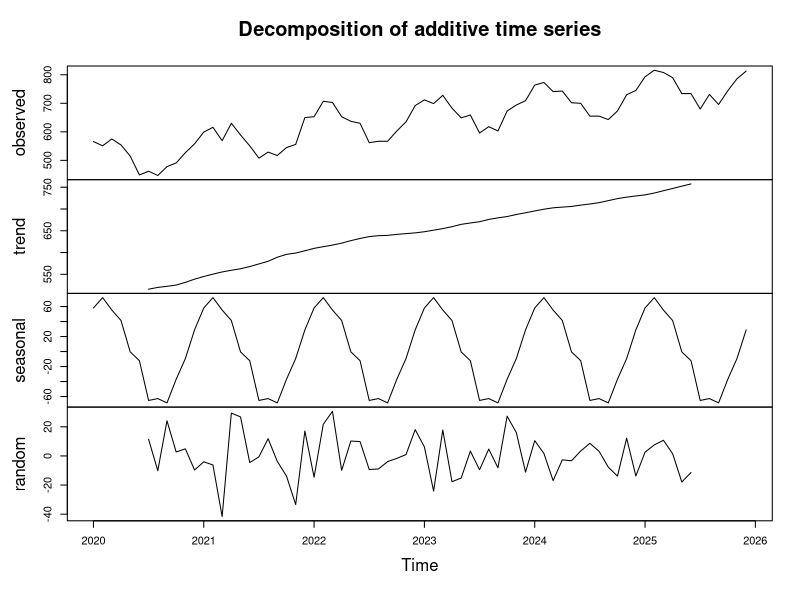
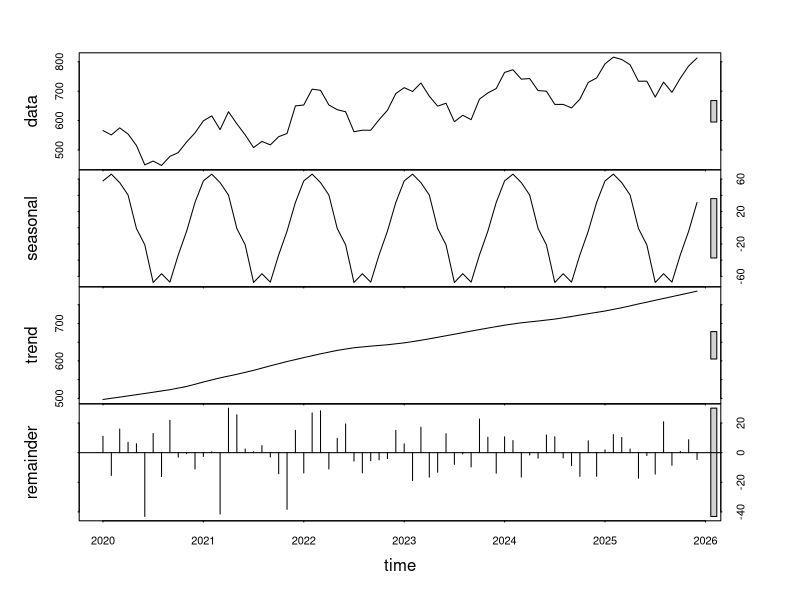

Reproduce these figures in R, in order.
## ---- chunk 1
#| label: setup-r
#| include: false
set.seed(2026)

# Monatliche Absatzzahlen: Trend, Jahressaison, Rest
monate <- 72
t <- 1:monate
trend <- 500 + 4 * t
saison <- 60 * sin(2 * pi * t / 12) + 25 * cos(2 * pi * t / 12)
rest <- rnorm(monate, 0, 20)

absatz <- ts(round(trend + saison + rest), start = c(2020, 1), frequency = 12)
## ---- chunk 2
#| label: fig-zerlegung-r
#| fig-cap: "Zerlegung der Absatzreihe in Trend, Saison und Rest über gleitende Mittel."
#| fig-height: 4.4
zerlegung <- decompose(absatz, type = "additive")
plot(zerlegung)
## ---- chunk 3
#| label: fig-stl-r
#| fig-cap: "STL-Zerlegung: die Saisonfigur darf sich über die Jahre verändern."
#| fig-height: 4.2
plot(stl(absatz, s.window = "periodic"))
